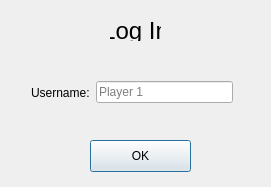
<?xml version="1.0" encoding="UTF-8"?>
<ui version="4.0">
 <class>LogInOut</class>
 <widget class="QDialog" name="LogInOut">
  <property name="geometry">
   <rect>
    <x>0</x>
    <y>0</y>
    <width>271</width>
    <height>187</height>
   </rect>
  </property>
  <property name="minimumSize">
   <size>
    <width>271</width>
    <height>187</height>
   </size>
  </property>
  <property name="maximumSize">
   <size>
    <width>271</width>
    <height>187</height>
   </size>
  </property>
  <property name="windowTitle">
   <string>Dialog</string>
  </property>
  <widget class="QLabel" name="logIn">
   <property name="geometry">
    <rect>
     <x>110</x>
     <y>20</y>
     <width>51</width>
     <height>21</height>
    </rect>
   </property>
   <property name="font">
    <font>
     <pointsize>18</pointsize>
    </font>
   </property>
   <property name="text">
    <string>Log In</string>
   </property>
   <property name="alignment">
    <set>Qt::AlignCenter</set>
   </property>
  </widget>
  <widget class="QPushButton" name="ok">
   <property name="geometry">
    <rect>
     <x>90</x>
     <y>140</y>
     <width>101</width>
     <height>32</height>
    </rect>
   </property>
   <property name="text">
    <string>OK</string>
   </property>
  </widget>
  <widget class="QWidget" name="layoutWidget">
   <property name="geometry">
    <rect>
     <x>31</x>
     <y>81</y>
     <width>202</width>
     <height>23</height>
    </rect>
   </property>
   <layout class="QHBoxLayout" name="horizontalLayout">
    <item>
     <widget class="QLabel" name="username">
      <property name="text">
       <string>Username:</string>
      </property>
     </widget>
    </item>
    <item>
     <widget class="QLineEdit" name="usernameIn">
      <property name="placeholderText">
       <string>Player 1</string>
      </property>
     </widget>
    </item>
   </layout>
  </widget>
 </widget>
 <resources/>
 <connections/>
</ui>
